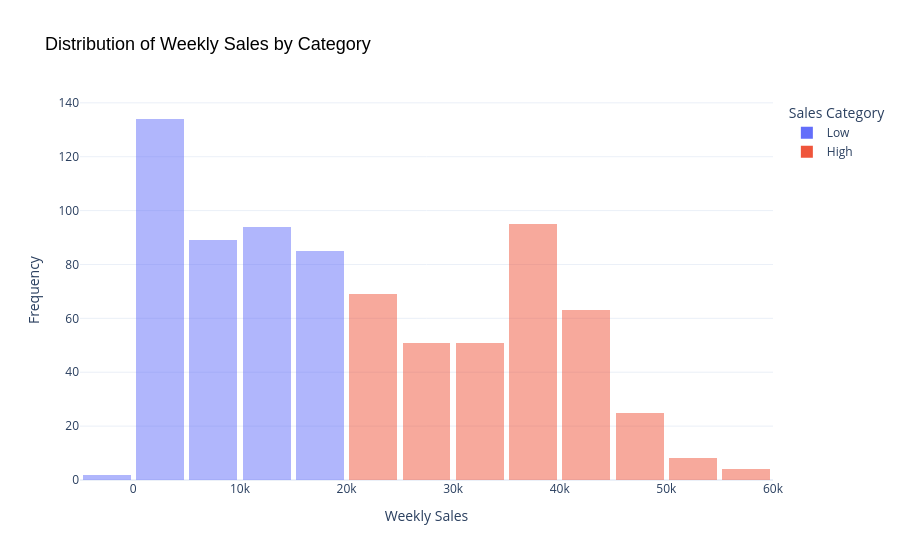

Notebook source saved alongside this figure:
### Markdown cell above
**This histogram visualizes the distribution of weekly sales amounts, separated by sales category.**

### Code cell
fig3 = px.histogram(
    df,
    x="Weekly_Sales",
    color="Sales_Category",     # Equivalent to hue
    nbins=20,                   # Number of bins
    barmode="stack",            # Stack bars
    opacity=0.5,                # Transparency like alpha
    title="Distribution of Weekly Sales by Category"
)

# Customize axes and title fonts
fig3.update_layout(
    title_font=dict(size=18, family='Arial', color='black'),
    xaxis_title="Weekly Sales",
    yaxis_title="Frequency",
    xaxis_title_font=dict(size=14),
    yaxis_title_font=dict(size=14),
    legend_title="Sales Category",
    template='plotly_white'  # Optional: use a clean white background
)
fig3.update_layout(bargap=0.1)

fig3.show()

### Figure 1 — Plotly figure (JSON) as saved in the notebook; plotly's stock layout.template omitted (floating-point values rounded to 4 significant figures; data arrays with more than 128 entries replaced by an {"elided": "..."} marker saying what was removed)
{"data": [{"alignmentgroup": "True", "bingroup": "x", "hovertemplate": "Sales_Category=Low<br>Weekly_Sales=%{x}<br>count=%{y}<extra></extra>", "legendgroup": "Low", "marker": {"color": "#636efa", "opacity": 0.5, "pattern": {"shape": ""}}, "name": "Low", "nbinsx": 20, "offsetgroup": "Low", "orientation": "v", "showlegend": true, "type": "histogram", "x": {"elided": "404 float values"}, "xaxis": "x", "yaxis": "y"}, {"alignmentgroup": "True", "bingroup": "x", "hovertemplate": "Sales_Category=High<br>Weekly_Sales=%{x}<br>count=%{y}<extra></extra>", "legendgroup": "High", "marker": {"color": "#EF553B", "opacity": 0.5, "pattern": {"shape": ""}}, "name": "High", "nbinsx": 20, "offsetgroup": "High", "orientation": "v", "showlegend": true, "type": "histogram", "x": {"elided": "366 float values"}, "xaxis": "x", "yaxis": "y"}], "layout": {"bargap": 0.1, "barmode": "stack", "legend": {"title": {"text": "Sales Category"}, "tracegroupgap": 0}, "title": {"font": {"color": "black", "family": "Arial", "size": 18}, "text": "Distribution of Weekly Sales by Category"}, "xaxis": {"anchor": "y", "domain": [0, 1], "title": {"font": {"size": 14}, "text": "Weekly Sales"}}, "yaxis": {"anchor": "x", "domain": [0, 1], "title": {"font": {"size": 14}, "text": "Frequency"}}}}
